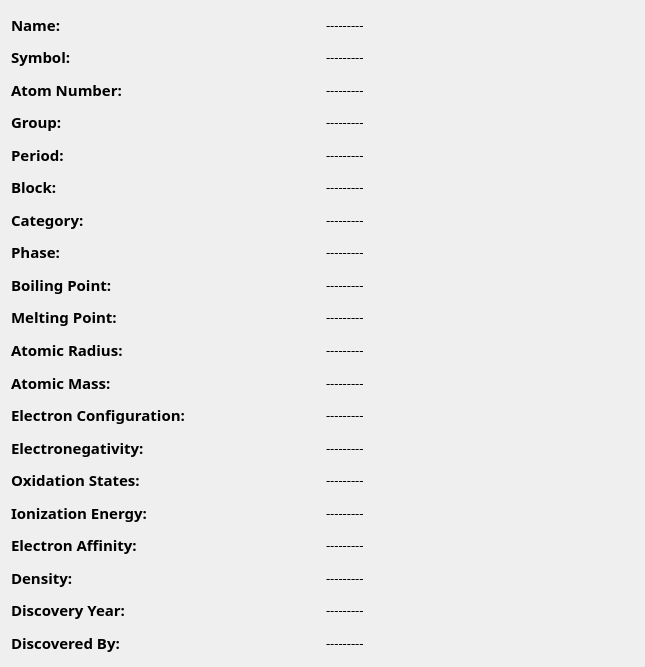
<?xml version="1.0" encoding="UTF-8"?>
<ui version="4.0">
 <class>ElementDialog</class>
 <widget class="QDialog" name="ElementDialog">
  <property name="geometry">
   <rect>
    <x>0</x>
    <y>0</y>
    <width>645</width>
    <height>667</height>
   </rect>
  </property>
  <property name="sizePolicy">
   <sizepolicy hsizetype="Fixed" vsizetype="Fixed">
    <horstretch>0</horstretch>
    <verstretch>0</verstretch>
   </sizepolicy>
  </property>
  <property name="windowTitle">
   <string>Dialog</string>
  </property>
  <layout class="QHBoxLayout" name="horizontalLayout_22">
   <item>
    <layout class="QVBoxLayout" name="verticalLayout">
     <item>
      <layout class="QHBoxLayout" name="horizontalLayout_3">
       <item>
        <widget class="QLabel" name="label_3">
         <property name="sizePolicy">
          <sizepolicy hsizetype="Minimum" vsizetype="Minimum">
           <horstretch>0</horstretch>
           <verstretch>0</verstretch>
          </sizepolicy>
         </property>
         <property name="font">
          <font>
           <family>Roboto Slab</family>
           <pointsize>11</pointsize>
           <bold>true</bold>
          </font>
         </property>
         <property name="text">
          <string>Name:</string>
         </property>
        </widget>
       </item>
       <item>
        <widget class="QLabel" name="lblName">
         <property name="sizePolicy">
          <sizepolicy hsizetype="Minimum" vsizetype="Minimum">
           <horstretch>0</horstretch>
           <verstretch>0</verstretch>
          </sizepolicy>
         </property>
         <property name="font">
          <font>
           <family>Roboto Slab</family>
           <pointsize>10</pointsize>
          </font>
         </property>
         <property name="text">
          <string>---------</string>
         </property>
        </widget>
       </item>
      </layout>
     </item>
     <item>
      <layout class="QHBoxLayout" name="horizontalLayout_2">
       <item>
        <widget class="QLabel" name="label_2">
         <property name="sizePolicy">
          <sizepolicy hsizetype="Minimum" vsizetype="Minimum">
           <horstretch>0</horstretch>
           <verstretch>0</verstretch>
          </sizepolicy>
         </property>
         <property name="font">
          <font>
           <family>Roboto Slab</family>
           <pointsize>11</pointsize>
           <bold>true</bold>
          </font>
         </property>
         <property name="text">
          <string>Symbol:</string>
         </property>
        </widget>
       </item>
       <item>
        <widget class="QLabel" name="lblSymbol">
         <property name="sizePolicy">
          <sizepolicy hsizetype="Minimum" vsizetype="Minimum">
           <horstretch>0</horstretch>
           <verstretch>0</verstretch>
          </sizepolicy>
         </property>
         <property name="font">
          <font>
           <family>Roboto Slab</family>
           <pointsize>10</pointsize>
          </font>
         </property>
         <property name="text">
          <string>---------</string>
         </property>
        </widget>
       </item>
      </layout>
     </item>
     <item>
      <layout class="QHBoxLayout" name="horizontalLayout">
       <item>
        <widget class="QLabel" name="label">
         <property name="sizePolicy">
          <sizepolicy hsizetype="Minimum" vsizetype="Minimum">
           <horstretch>0</horstretch>
           <verstretch>0</verstretch>
          </sizepolicy>
         </property>
         <property name="font">
          <font>
           <family>Roboto Slab</family>
           <pointsize>11</pointsize>
           <bold>true</bold>
          </font>
         </property>
         <property name="text">
          <string>Atom Number:</string>
         </property>
        </widget>
       </item>
       <item>
        <widget class="QLabel" name="lblAtomicNumber">
         <property name="sizePolicy">
          <sizepolicy hsizetype="Minimum" vsizetype="Minimum">
           <horstretch>0</horstretch>
           <verstretch>0</verstretch>
          </sizepolicy>
         </property>
         <property name="font">
          <font>
           <family>Roboto Slab</family>
           <pointsize>10</pointsize>
          </font>
         </property>
         <property name="text">
          <string>---------</string>
         </property>
        </widget>
       </item>
      </layout>
     </item>
     <item>
      <layout class="QHBoxLayout" name="horizontalLayout_9">
       <item>
        <widget class="QLabel" name="label_8">
         <property name="sizePolicy">
          <sizepolicy hsizetype="Minimum" vsizetype="Minimum">
           <horstretch>0</horstretch>
           <verstretch>0</verstretch>
          </sizepolicy>
         </property>
         <property name="font">
          <font>
           <family>Roboto Slab</family>
           <pointsize>11</pointsize>
           <bold>true</bold>
          </font>
         </property>
         <property name="text">
          <string>Group:</string>
         </property>
        </widget>
       </item>
       <item>
        <widget class="QLabel" name="lblGroup">
         <property name="sizePolicy">
          <sizepolicy hsizetype="Minimum" vsizetype="Minimum">
           <horstretch>0</horstretch>
           <verstretch>0</verstretch>
          </sizepolicy>
         </property>
         <property name="font">
          <font>
           <family>Roboto Slab</family>
           <pointsize>10</pointsize>
          </font>
         </property>
         <property name="text">
          <string>---------</string>
         </property>
        </widget>
       </item>
      </layout>
     </item>
     <item>
      <layout class="QHBoxLayout" name="horizontalLayout_8">
       <item>
        <widget class="QLabel" name="label_6">
         <property name="sizePolicy">
          <sizepolicy hsizetype="Minimum" vsizetype="Minimum">
           <horstretch>0</horstretch>
           <verstretch>0</verstretch>
          </sizepolicy>
         </property>
         <property name="font">
          <font>
           <family>Roboto Slab</family>
           <pointsize>11</pointsize>
           <bold>true</bold>
          </font>
         </property>
         <property name="text">
          <string>Period:</string>
         </property>
        </widget>
       </item>
       <item>
        <widget class="QLabel" name="lblPeriod">
         <property name="sizePolicy">
          <sizepolicy hsizetype="Minimum" vsizetype="Minimum">
           <horstretch>0</horstretch>
           <verstretch>0</verstretch>
          </sizepolicy>
         </property>
         <property name="font">
          <font>
           <family>Roboto Slab</family>
           <pointsize>10</pointsize>
          </font>
         </property>
         <property name="text">
          <string>---------</string>
         </property>
        </widget>
       </item>
      </layout>
     </item>
     <item>
      <layout class="QHBoxLayout" name="horizontalLayout_15">
       <item>
        <widget class="QLabel" name="label_7">
         <property name="sizePolicy">
          <sizepolicy hsizetype="Minimum" vsizetype="Minimum">
           <horstretch>0</horstretch>
           <verstretch>0</verstretch>
          </sizepolicy>
         </property>
         <property name="font">
          <font>
           <family>Roboto Slab</family>
           <pointsize>11</pointsize>
           <bold>true</bold>
          </font>
         </property>
         <property name="text">
          <string>Block:</string>
         </property>
        </widget>
       </item>
       <item>
        <widget class="QLabel" name="lblBlock">
         <property name="sizePolicy">
          <sizepolicy hsizetype="Minimum" vsizetype="Minimum">
           <horstretch>0</horstretch>
           <verstretch>0</verstretch>
          </sizepolicy>
         </property>
         <property name="font">
          <font>
           <family>Roboto Slab</family>
           <pointsize>10</pointsize>
          </font>
         </property>
         <property name="text">
          <string>---------</string>
         </property>
        </widget>
       </item>
      </layout>
     </item>
     <item>
      <layout class="QHBoxLayout" name="horizontalLayout_18">
       <item>
        <widget class="QLabel" name="label_12">
         <property name="sizePolicy">
          <sizepolicy hsizetype="Minimum" vsizetype="Minimum">
           <horstretch>0</horstretch>
           <verstretch>0</verstretch>
          </sizepolicy>
         </property>
         <property name="font">
          <font>
           <family>Roboto Slab</family>
           <pointsize>11</pointsize>
           <bold>true</bold>
          </font>
         </property>
         <property name="text">
          <string>Category:</string>
         </property>
        </widget>
       </item>
       <item>
        <widget class="QLabel" name="lblCategory">
         <property name="sizePolicy">
          <sizepolicy hsizetype="Minimum" vsizetype="Minimum">
           <horstretch>0</horstretch>
           <verstretch>0</verstretch>
          </sizepolicy>
         </property>
         <property name="font">
          <font>
           <family>Roboto Slab</family>
           <pointsize>10</pointsize>
          </font>
         </property>
         <property name="text">
          <string>---------</string>
         </property>
        </widget>
       </item>
      </layout>
     </item>
     <item>
      <layout class="QHBoxLayout" name="horizontalLayout_19">
       <item>
        <widget class="QLabel" name="label_9">
         <property name="sizePolicy">
          <sizepolicy hsizetype="Minimum" vsizetype="Minimum">
           <horstretch>0</horstretch>
           <verstretch>0</verstretch>
          </sizepolicy>
         </property>
         <property name="font">
          <font>
           <family>Roboto Slab</family>
           <pointsize>11</pointsize>
           <bold>true</bold>
          </font>
         </property>
         <property name="text">
          <string>Phase:</string>
         </property>
        </widget>
       </item>
       <item>
        <widget class="QLabel" name="lblPhase">
         <property name="sizePolicy">
          <sizepolicy hsizetype="Minimum" vsizetype="Minimum">
           <horstretch>0</horstretch>
           <verstretch>0</verstretch>
          </sizepolicy>
         </property>
         <property name="font">
          <font>
           <family>Roboto Slab</family>
           <pointsize>10</pointsize>
          </font>
         </property>
         <property name="text">
          <string>---------</string>
         </property>
        </widget>
       </item>
      </layout>
     </item>
     <item>
      <layout class="QHBoxLayout" name="horizontalLayout_6">
       <item>
        <widget class="QLabel" name="label_13">
         <property name="sizePolicy">
          <sizepolicy hsizetype="Minimum" vsizetype="Minimum">
           <horstretch>0</horstretch>
           <verstretch>0</verstretch>
          </sizepolicy>
         </property>
         <property name="font">
          <font>
           <family>Roboto Slab</family>
           <pointsize>11</pointsize>
           <bold>true</bold>
          </font>
         </property>
         <property name="text">
          <string>Boiling Point:</string>
         </property>
        </widget>
       </item>
       <item>
        <widget class="QLabel" name="lblBoil">
         <property name="sizePolicy">
          <sizepolicy hsizetype="Minimum" vsizetype="Minimum">
           <horstretch>0</horstretch>
           <verstretch>0</verstretch>
          </sizepolicy>
         </property>
         <property name="font">
          <font>
           <family>Roboto Slab</family>
           <pointsize>10</pointsize>
          </font>
         </property>
         <property name="text">
          <string>---------</string>
         </property>
        </widget>
       </item>
      </layout>
     </item>
     <item>
      <layout class="QHBoxLayout" name="horizontalLayout_7">
       <item>
        <widget class="QLabel" name="label_16">
         <property name="sizePolicy">
          <sizepolicy hsizetype="Minimum" vsizetype="Minimum">
           <horstretch>0</horstretch>
           <verstretch>0</verstretch>
          </sizepolicy>
         </property>
         <property name="font">
          <font>
           <family>Roboto Slab</family>
           <pointsize>11</pointsize>
           <bold>true</bold>
          </font>
         </property>
         <property name="text">
          <string>Melting Point:</string>
         </property>
        </widget>
       </item>
       <item>
        <widget class="QLabel" name="lblMelt">
         <property name="sizePolicy">
          <sizepolicy hsizetype="Minimum" vsizetype="Minimum">
           <horstretch>0</horstretch>
           <verstretch>0</verstretch>
          </sizepolicy>
         </property>
         <property name="font">
          <font>
           <family>Roboto Slab</family>
           <pointsize>10</pointsize>
          </font>
         </property>
         <property name="text">
          <string>---------</string>
         </property>
        </widget>
       </item>
      </layout>
     </item>
     <item>
      <layout class="QHBoxLayout" name="horizontalLayout_5">
       <item>
        <widget class="QLabel" name="label_5">
         <property name="sizePolicy">
          <sizepolicy hsizetype="Minimum" vsizetype="Minimum">
           <horstretch>0</horstretch>
           <verstretch>0</verstretch>
          </sizepolicy>
         </property>
         <property name="font">
          <font>
           <family>Roboto Slab</family>
           <pointsize>11</pointsize>
           <bold>true</bold>
          </font>
         </property>
         <property name="text">
          <string>Atomic Radius:</string>
         </property>
        </widget>
       </item>
       <item>
        <widget class="QLabel" name="lblAtomicRadius">
         <property name="sizePolicy">
          <sizepolicy hsizetype="Minimum" vsizetype="Minimum">
           <horstretch>0</horstretch>
           <verstretch>0</verstretch>
          </sizepolicy>
         </property>
         <property name="font">
          <font>
           <family>Roboto Slab</family>
           <pointsize>10</pointsize>
          </font>
         </property>
         <property name="text">
          <string>---------</string>
         </property>
        </widget>
       </item>
      </layout>
     </item>
     <item>
      <layout class="QHBoxLayout" name="horizontalLayout_4">
       <item>
        <widget class="QLabel" name="label_4">
         <property name="sizePolicy">
          <sizepolicy hsizetype="Minimum" vsizetype="Minimum">
           <horstretch>0</horstretch>
           <verstretch>0</verstretch>
          </sizepolicy>
         </property>
         <property name="font">
          <font>
           <family>Roboto Slab</family>
           <pointsize>11</pointsize>
           <bold>true</bold>
          </font>
         </property>
         <property name="text">
          <string>Atomic Mass:</string>
         </property>
        </widget>
       </item>
       <item>
        <widget class="QLabel" name="lblAtomicMass">
         <property name="sizePolicy">
          <sizepolicy hsizetype="Minimum" vsizetype="Minimum">
           <horstretch>0</horstretch>
           <verstretch>0</verstretch>
          </sizepolicy>
         </property>
         <property name="font">
          <font>
           <family>Roboto Slab</family>
           <pointsize>10</pointsize>
          </font>
         </property>
         <property name="text">
          <string>---------</string>
         </property>
        </widget>
       </item>
      </layout>
     </item>
     <item>
      <layout class="QHBoxLayout" name="horizontalLayout_10">
       <item>
        <widget class="QLabel" name="label_17">
         <property name="sizePolicy">
          <sizepolicy hsizetype="Minimum" vsizetype="Minimum">
           <horstretch>0</horstretch>
           <verstretch>0</verstretch>
          </sizepolicy>
         </property>
         <property name="font">
          <font>
           <family>Roboto Slab</family>
           <pointsize>11</pointsize>
           <bold>true</bold>
          </font>
         </property>
         <property name="text">
          <string>Electron Configuration:</string>
         </property>
        </widget>
       </item>
       <item>
        <widget class="QLabel" name="lblElectronConfiguration">
         <property name="sizePolicy">
          <sizepolicy hsizetype="Minimum" vsizetype="Minimum">
           <horstretch>0</horstretch>
           <verstretch>0</verstretch>
          </sizepolicy>
         </property>
         <property name="font">
          <font>
           <family>Roboto Slab</family>
           <pointsize>10</pointsize>
          </font>
         </property>
         <property name="text">
          <string>---------</string>
         </property>
        </widget>
       </item>
      </layout>
     </item>
     <item>
      <layout class="QHBoxLayout" name="horizontalLayout_11">
       <item>
        <widget class="QLabel" name="label_14">
         <property name="sizePolicy">
          <sizepolicy hsizetype="Minimum" vsizetype="Minimum">
           <horstretch>0</horstretch>
           <verstretch>0</verstretch>
          </sizepolicy>
         </property>
         <property name="font">
          <font>
           <family>Roboto Slab</family>
           <pointsize>11</pointsize>
           <bold>true</bold>
          </font>
         </property>
         <property name="text">
          <string>Electronegativity:</string>
         </property>
        </widget>
       </item>
       <item>
        <widget class="QLabel" name="lblElectronegativity">
         <property name="sizePolicy">
          <sizepolicy hsizetype="Minimum" vsizetype="Minimum">
           <horstretch>0</horstretch>
           <verstretch>0</verstretch>
          </sizepolicy>
         </property>
         <property name="font">
          <font>
           <family>Roboto Slab</family>
           <pointsize>10</pointsize>
          </font>
         </property>
         <property name="text">
          <string>---------</string>
         </property>
        </widget>
       </item>
      </layout>
     </item>
     <item>
      <layout class="QHBoxLayout" name="horizontalLayout_16">
       <item>
        <widget class="QLabel" name="label_15">
         <property name="sizePolicy">
          <sizepolicy hsizetype="Minimum" vsizetype="Minimum">
           <horstretch>0</horstretch>
           <verstretch>0</verstretch>
          </sizepolicy>
         </property>
         <property name="font">
          <font>
           <family>Roboto Slab</family>
           <pointsize>11</pointsize>
           <bold>true</bold>
          </font>
         </property>
         <property name="text">
          <string>Oxidation States:</string>
         </property>
        </widget>
       </item>
       <item>
        <widget class="QLabel" name="lblOxidationStates">
         <property name="sizePolicy">
          <sizepolicy hsizetype="Minimum" vsizetype="Minimum">
           <horstretch>0</horstretch>
           <verstretch>0</verstretch>
          </sizepolicy>
         </property>
         <property name="font">
          <font>
           <family>Roboto Slab</family>
           <pointsize>10</pointsize>
          </font>
         </property>
         <property name="text">
          <string>---------</string>
         </property>
        </widget>
       </item>
      </layout>
     </item>
     <item>
      <layout class="QHBoxLayout" name="horizontalLayout_21">
       <item>
        <widget class="QLabel" name="label_18">
         <property name="sizePolicy">
          <sizepolicy hsizetype="Minimum" vsizetype="Minimum">
           <horstretch>0</horstretch>
           <verstretch>0</verstretch>
          </sizepolicy>
         </property>
         <property name="font">
          <font>
           <family>Roboto Slab</family>
           <pointsize>11</pointsize>
           <bold>true</bold>
          </font>
         </property>
         <property name="text">
          <string>Ionization Energy:</string>
         </property>
        </widget>
       </item>
       <item>
        <widget class="QLabel" name="lblIonizationEnergy">
         <property name="sizePolicy">
          <sizepolicy hsizetype="Minimum" vsizetype="Minimum">
           <horstretch>0</horstretch>
           <verstretch>0</verstretch>
          </sizepolicy>
         </property>
         <property name="font">
          <font>
           <family>Roboto Slab</family>
           <pointsize>10</pointsize>
          </font>
         </property>
         <property name="text">
          <string>---------</string>
         </property>
        </widget>
       </item>
      </layout>
     </item>
     <item>
      <layout class="QHBoxLayout" name="horizontalLayout_20">
       <item>
        <widget class="QLabel" name="label_21">
         <property name="sizePolicy">
          <sizepolicy hsizetype="Minimum" vsizetype="Minimum">
           <horstretch>0</horstretch>
           <verstretch>0</verstretch>
          </sizepolicy>
         </property>
         <property name="font">
          <font>
           <family>Roboto Slab</family>
           <pointsize>11</pointsize>
           <bold>true</bold>
          </font>
         </property>
         <property name="text">
          <string>Electron Affinity:</string>
         </property>
        </widget>
       </item>
       <item>
        <widget class="QLabel" name="lblElectronAffinity">
         <property name="sizePolicy">
          <sizepolicy hsizetype="Minimum" vsizetype="Minimum">
           <horstretch>0</horstretch>
           <verstretch>0</verstretch>
          </sizepolicy>
         </property>
         <property name="font">
          <font>
           <family>Roboto Slab</family>
           <pointsize>10</pointsize>
          </font>
         </property>
         <property name="text">
          <string>---------</string>
         </property>
        </widget>
       </item>
      </layout>
     </item>
     <item>
      <layout class="QHBoxLayout" name="horizontalLayout_14">
       <item>
        <widget class="QLabel" name="label_22">
         <property name="sizePolicy">
          <sizepolicy hsizetype="Minimum" vsizetype="Minimum">
           <horstretch>0</horstretch>
           <verstretch>0</verstretch>
          </sizepolicy>
         </property>
         <property name="font">
          <font>
           <family>Roboto Slab</family>
           <pointsize>11</pointsize>
           <bold>true</bold>
          </font>
         </property>
         <property name="text">
          <string>Density:</string>
         </property>
        </widget>
       </item>
       <item>
        <widget class="QLabel" name="lblDensity">
         <property name="sizePolicy">
          <sizepolicy hsizetype="Minimum" vsizetype="Minimum">
           <horstretch>0</horstretch>
           <verstretch>0</verstretch>
          </sizepolicy>
         </property>
         <property name="font">
          <font>
           <family>Roboto Slab</family>
           <pointsize>10</pointsize>
          </font>
         </property>
         <property name="text">
          <string>---------</string>
         </property>
        </widget>
       </item>
      </layout>
     </item>
     <item>
      <layout class="QHBoxLayout" name="horizontalLayout_13">
       <item>
        <widget class="QLabel" name="label_19">
         <property name="sizePolicy">
          <sizepolicy hsizetype="Minimum" vsizetype="Minimum">
           <horstretch>0</horstretch>
           <verstretch>0</verstretch>
          </sizepolicy>
         </property>
         <property name="font">
          <font>
           <family>Roboto Slab</family>
           <pointsize>11</pointsize>
           <bold>true</bold>
          </font>
         </property>
         <property name="text">
          <string>Discovery Year:</string>
         </property>
        </widget>
       </item>
       <item>
        <widget class="QLabel" name="lblDiscoveryYear">
         <property name="sizePolicy">
          <sizepolicy hsizetype="Minimum" vsizetype="Minimum">
           <horstretch>0</horstretch>
           <verstretch>0</verstretch>
          </sizepolicy>
         </property>
         <property name="font">
          <font>
           <family>Roboto Slab</family>
           <pointsize>10</pointsize>
          </font>
         </property>
         <property name="text">
          <string>---------</string>
         </property>
        </widget>
       </item>
      </layout>
     </item>
     <item>
      <layout class="QHBoxLayout" name="horizontalLayout_12">
       <item>
        <widget class="QLabel" name="label_20">
         <property name="sizePolicy">
          <sizepolicy hsizetype="Minimum" vsizetype="Minimum">
           <horstretch>0</horstretch>
           <verstretch>0</verstretch>
          </sizepolicy>
         </property>
         <property name="font">
          <font>
           <family>Roboto Slab</family>
           <pointsize>11</pointsize>
           <bold>true</bold>
          </font>
         </property>
         <property name="text">
          <string>Discovered By:</string>
         </property>
        </widget>
       </item>
       <item>
        <widget class="QLabel" name="lblDiscoveredBy">
         <property name="sizePolicy">
          <sizepolicy hsizetype="Minimum" vsizetype="Minimum">
           <horstretch>0</horstretch>
           <verstretch>0</verstretch>
          </sizepolicy>
         </property>
         <property name="font">
          <font>
           <family>Roboto Slab</family>
           <pointsize>10</pointsize>
          </font>
         </property>
         <property name="text">
          <string>---------</string>
         </property>
        </widget>
       </item>
      </layout>
     </item>
    </layout>
   </item>
  </layout>
 </widget>
 <resources/>
 <connections/>
</ui>
